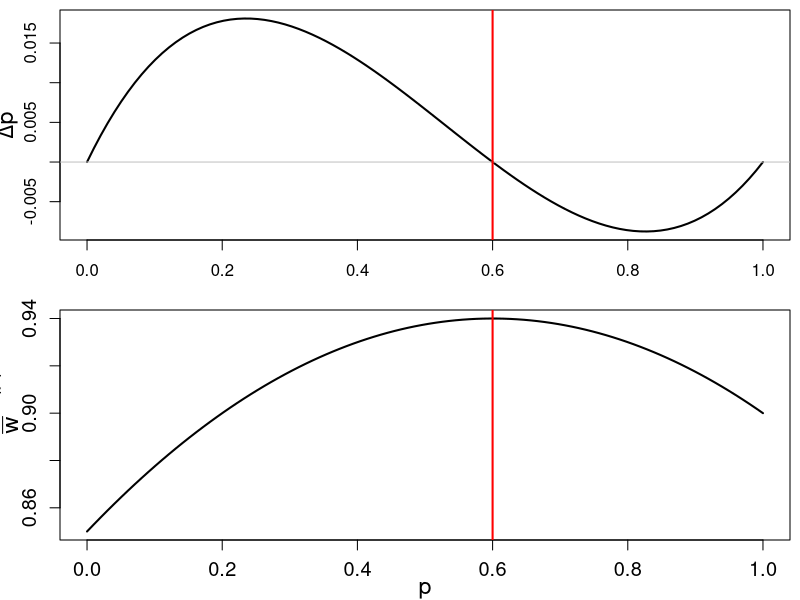
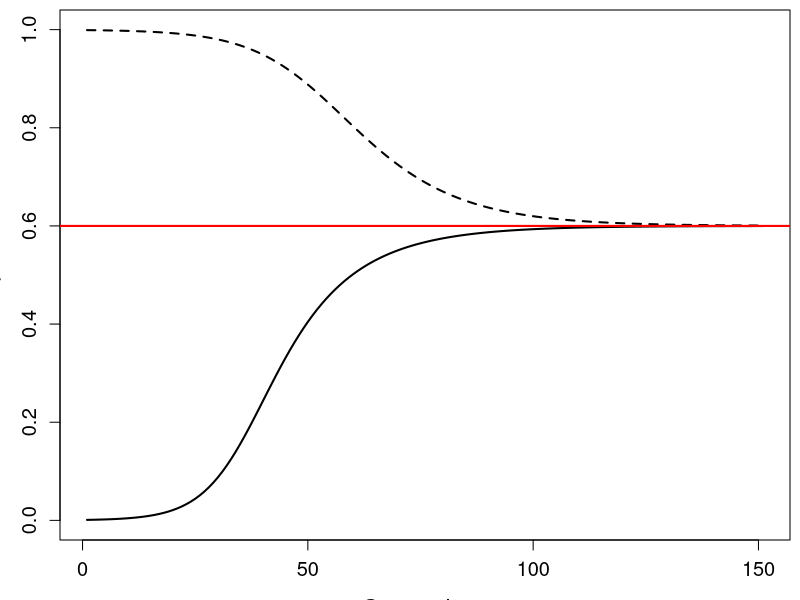

Here is the R script that generated these plots, in order: (Note: this script raises an error after producing the figures.)



p<-seq(0,1,length=100)

mean.fit<-function(p){ 
	 p^2*w11 + w12*2*p*(1-p) + w22*(1-p)^2 
}

delta_p<-function(p){ 
	w1<- w11*p + w12*(1-p)
	w2<- w12*p + w22*(1-p)
	 wbar<-mean.fit(p) 
	p*(1-p)*(w1-w2)/wbar 
}

w11<-0.9; w12<-1; w22<-0.85
layout(1:2)
p<-seq(0,1,length=100)
par(mar=c(3,3,0.5,0.5))
plot(p,delta_p(p),type="l",ylab="",lwd=2)
mtext(side=2,expression(Delta*p),cex=1.4,line=1.9)
abline(h=0,col="grey")
abline(v= (1-w22)/((1-w11)+(1-w22)),col="red",lwd=2)
plot(p,mean.fit(p),type="l",xlab="",ylab=,cex.axis=1.2,cex.lab=1.4,lwd=2)
mtext(side=2,expression(bar(w)),cex=1.4,line=1.9)
mtext(side=1,"p",cex=1.4,line=1.9)
abline(v= (1-w22)/((1-w11)+(1-w22)),col="red",lwd=2)

 dev.copy2pdf(file="~/Dropbox/Courses/Popgen_teaching_Notes/figures/het_advant_dp_wbar.pdf")

layout(1)
p<-1/1000
my.p.traj<-p

for(i in 1:150){
	p<-p+delta_p(p)
	my.p.traj<-c(my.p.traj,p)
}
plot(my.p.traj,ylim=c(0,1),type="l",xlab="Generations",ylab="p",cex.axis=1.2,cex.lab=1.4,lwd=2)

p<-999/1000
my.p.traj<-p

for(i in 1:150){
	p<-p+delta_p(p)
	my.p.traj<-c(my.p.traj,p)
}
lines(my.p.traj,ylim=c(0,1),lty=2,lwd=2)
abline(h= (1-w22)/((1-w11)+(1-w22)),col="red",lwd=2)


 dev.copy2pdf(file="~/Dropbox/Courses/Popgen_teaching_Notes/figures/het_advant_traj.pdf")
 
 
 
 
 layout(1)
p<-1/1000
my.p.traj<-p

for(i in 1:150){
	w<-new_fitnesses(p)
	w11<-w[1];w12<-w[2];w22<-w[3]
	p<-p+delta_p(p)
	my.p.traj<-c(my.p.traj,p)
}
plot(my.p.traj,ylim=c(0,1),type="l",xlab="Generations",ylab="p",cex.axis=1.2,cex.lab=1.4,lwd=2)
